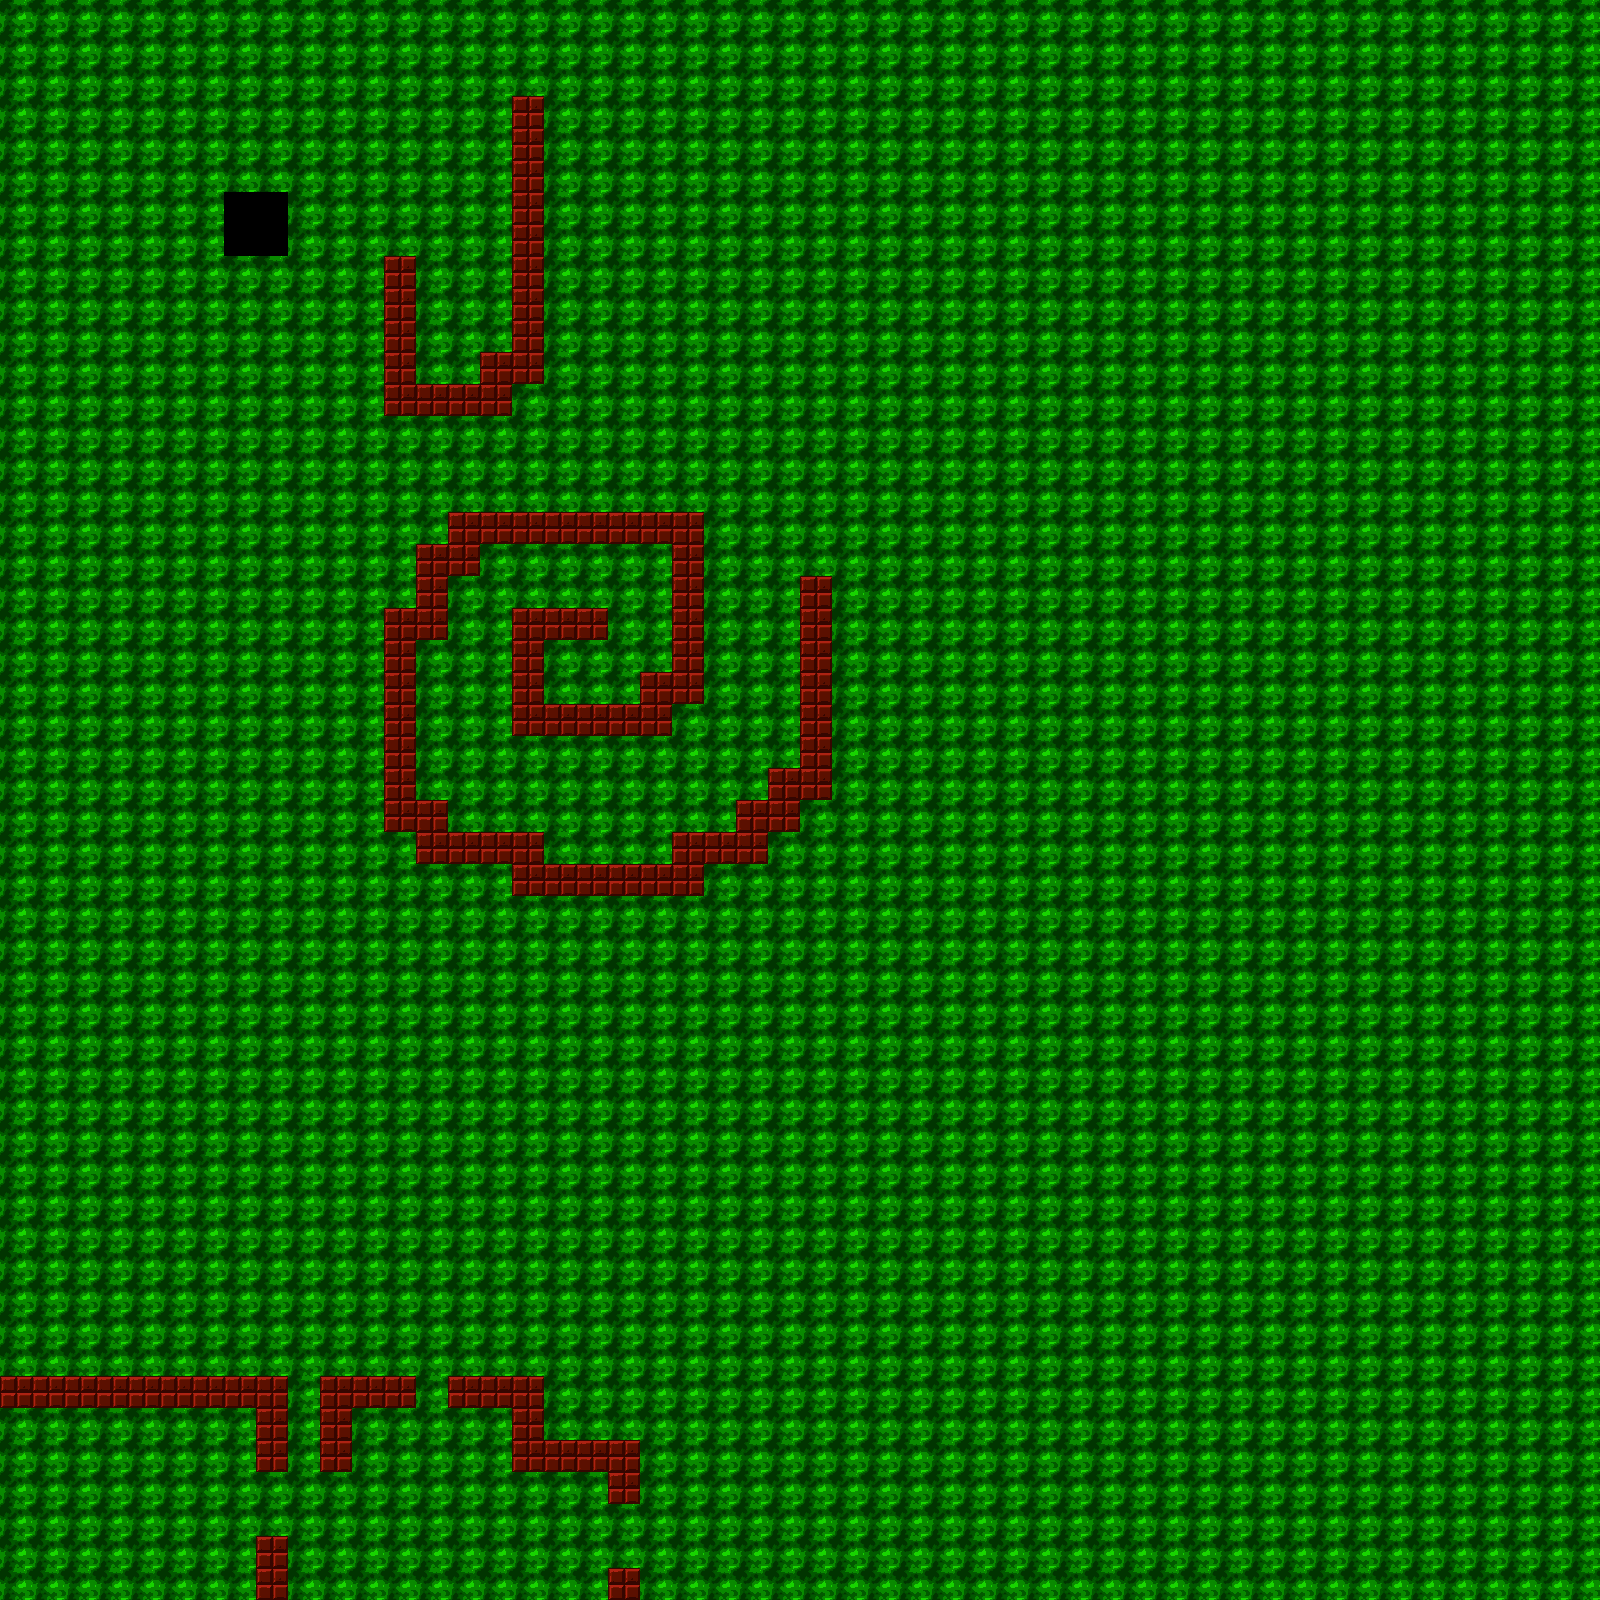

This game map was drawn from its Tiled (.tmx) file and the tilesets committed beside it. A one-line description and the trimmed map source follow:
An orthogonal 50x50 tile map with 32x32 px tiles, 1 tile layer (Ground), 2 tilesets and 42 objects.

<map version="1.0" orientation="orthogonal" renderorder="right-down" width="50" height="50" tilewidth="32" tileheight="32" nextobjectid="133">
 <tileset firstgid="1" name="grass" tilewidth="32" tileheight="32" tilecount="1" columns="1">
  <image source="../grass.png" width="32" height="32" />
 </tileset>
 <tileset firstgid="2" name="brick1" tilewidth="32" tileheight="32" tilecount="1" columns="1">
  <image source="../brick1.png" width="32" height="32" />
 </tileset>
 <layer name="Ground" width="50" height="50">
  <data>[2500 cells, 2496 non-empty, 2 distinct tile ids]</data>
 </layer>
 <objectgroup name="Hole">
  <object id="118" x="224" y="192" width="64" height="64" />
  <object id="119" x="-32" y="-32" width="32" height="1664" />
  <object id="122" x="0" y="1600" width="1600" height="32" />
  <object id="123" x="1600" y="-32" width="32" height="1664" />
  <object id="124" x="0" y="-32" width="1600" height="32" />
 </objectgroup>
 <objectgroup name="Wall">
  <object id="87" x="0" y="1376" width="288" height="32" />
  <object id="88" x="256" y="1408" width="32" height="64" />
  <object id="89" x="320" y="1376" width="32" height="96" />
  <object id="90" x="352" y="1376" width="64" height="32" />
  <object id="91" x="448" y="1376" width="96" height="32" />
  <object id="92" x="512" y="1408" width="32" height="64" />
  <object id="93" x="544" y="1440" width="96" height="32" />
  <object id="94" x="608" y="1472" width="32" height="32" />
  <object id="95" x="608" y="1568" width="32" height="32" />
  <object id="96" x="256" y="1536" width="32" height="64" />
  <object id="97" x="512" y="608" width="96" height="32" />
  <object id="98" x="512" y="640" width="32" height="96" />
  <object id="99" x="544" y="704" width="128" height="32" />
  <object id="100" x="640" y="672" width="64" height="32" />
  <object id="101" x="672" y="512" width="32" height="160" />
  <object id="102" x="448" y="512" width="224" height="32" />
  <object id="103" x="416" y="544" width="64" height="32" />
  <object id="104" x="416" y="576" width="32" height="64" />
  <object id="105" x="384" y="608" width="32" height="224" />
  <object id="106" x="416" y="800" width="32" height="64" />
  <object id="107" x="448" y="832" width="96" height="32" />
  <object id="108" x="512" y="864" width="192" height="32" />
  <object id="109" x="672" y="832" width="96" height="32" />
  <object id="110" x="736" y="800" width="64" height="32" />
  <object id="111" x="768" y="768" width="64" height="32" />
  <object id="112" x="800" y="576" width="32" height="192" />
  <object id="113" x="384" y="256" width="32" height="160" />
  <object id="114" x="416" y="384" width="96" height="32" />
  <object id="115" x="480" y="352" width="64" height="32" />
  <object id="116" x="512" y="96" width="32" height="256" />
 </objectgroup>
 <objectgroup name="PlayerSpawn">
  <object id="125" x="32" y="1440" width="192" height="128" />
  <object id="131" x="1242" y="252" height="1" />
  <object id="132" x="1476" y="85" width="1" height="1" />
 </objectgroup>
 <objectgroup name="EnemySpawn">
  <object id="126" x="1216" y="1058" width="1" height="2" />
  <object id="128" x="1504" y="1504" width="64" height="64" />
  <object id="129" x="32" y="32" width="64" height="64" />
  <object id="130" x="1504" y="32" width="64" height="64" />
 </objectgroup>
</map>